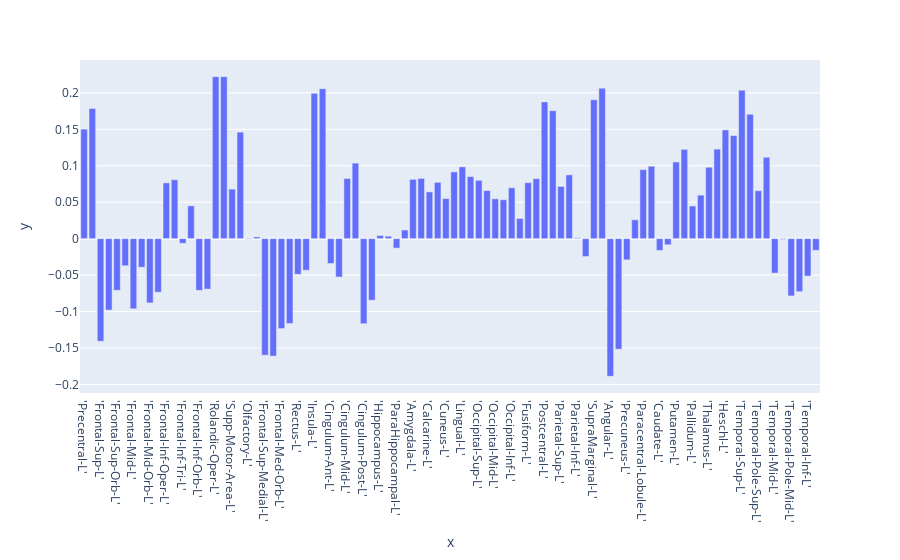
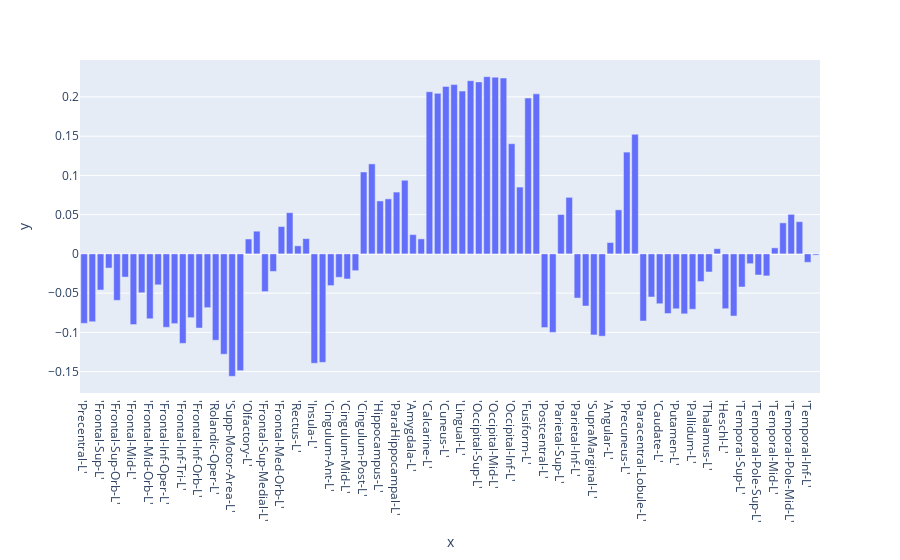
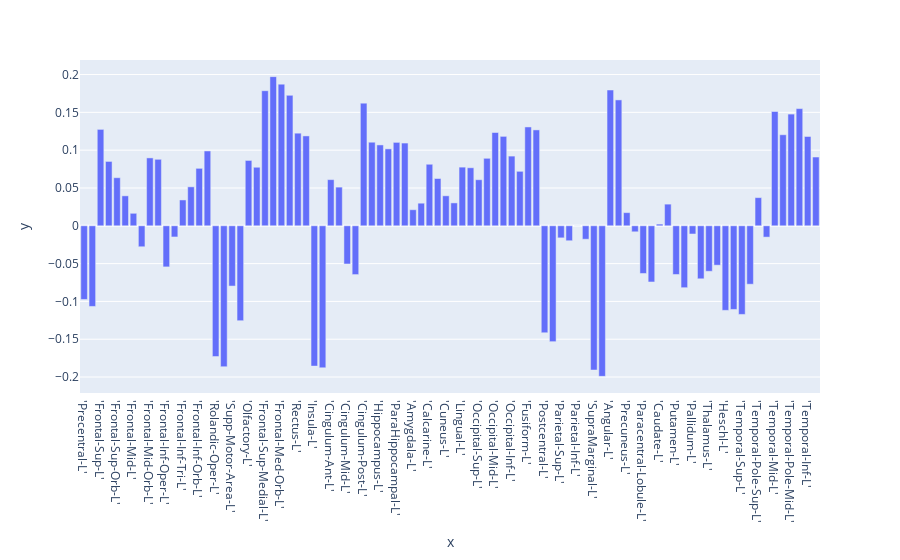
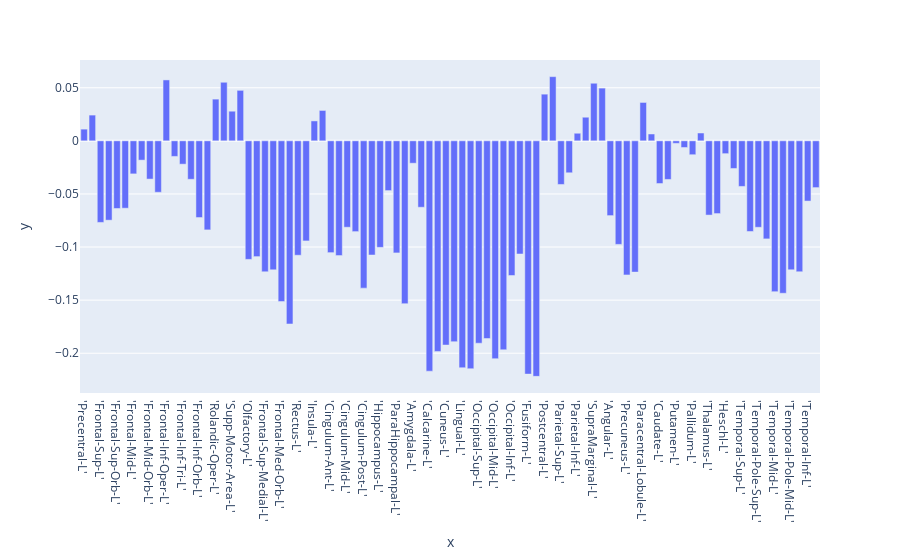

Write notebook code for charts like these, in order.
### Code cell
import pandas as pd
labels = pd.read_csv("AALlabels.csv")
label=labels['labels'].values
import plotly.express as px
for model in range(K):
    print(f"Model {model}:  , kappa = {kappa_est[model]}")
    fig = px.bar(y=mu_est[:,model].detach().numpy(),x=label)
    #fig.update_layout(width=300)
    fig.show()

### Figure 1 — Plotly figure (JSON) as saved in the notebook; plotly's stock layout.template omitted (floating-point values rounded to 4 significant figures)
{"data": [{"alignmentgroup": "True", "hovertemplate": "x=%{x}<br>y=%{y}<extra></extra>", "legendgroup": "", "marker": {"color": "#636efa", "pattern": {"shape": ""}}, "name": "", "offsetgroup": "", "orientation": "v", "showlegend": false, "textposition": "auto", "type": "bar", "x": ["'Precentral-L'", "'Precentral-R'", "'Frontal-Sup-L'", "'Frontal-Sup-R'", "'Frontal-Sup-Orb-L'", "'Frontal-Sup-Orb-R'", "'Frontal-Mid-L'", "'Frontal-Mid-R'", "'Frontal-Mid-Orb-L'", "'Frontal-Mid-Orb-R'", "'Frontal-Inf-Oper-L'", "'Frontal-Inf-Oper-R'", "'Frontal-Inf-Tri-L'", "'Frontal-Inf-Tri-R'", "'Frontal-Inf-Orb-L'", "'Frontal-Inf-Orb-R'", "'Rolandic-Oper-L'", "'Rolandic-Oper-R'", "'Supp-Motor-Area-L'", "'Supp-Motor-Area-R'", "'Olfactory-L'", "'Olfactory-R'", "'Frontal-Sup-Medial-L'", "'Frontal-Sup-Medial-R'", "'Frontal-Med-Orb-L'", "'Frontal-Med-Orb-R'", "'Rectus-L'", "'Rectus-R'", "'Insula-L'", "'Insula-R'", "'Cingulum-Ant-L'", "'Cingulum-Ant-R'", "'Cingulum-Mid-L'", "'Cingulum-Mid-R'", "'Cingulum-Post-L'", "'Cingulum-Post-R'", "'Hippocampus-L'", "'Hippocampus-R'", "'ParaHippocampal-L'", "'ParaHippocampal-R'", "'Amygdala-L'", "'Amygdala-R'", "'Calcarine-L'", "'Calcarine-R'", "'Cuneus-L'", "'Cuneus-R'", "'Lingual-L'", "'Lingual-R'", "'Occipital-Sup-L'", "'Occipital-Sup-R'", "'Occipital-Mid-L'", "'Occipital-Mid-R'", "'Occipital-Inf-L'", "'Occipital-Inf-R'", "'Fusiform-L'", "'Fusiform-R'", "'Postcentral-L'", "'Postcentral-R'", "'Parietal-Sup-L'", "'Parietal-Sup-R'", "'Parietal-Inf-L'", "'Parietal-Inf-R'", "'SupraMarginal-L'", "'SupraMarginal-R'", "'Angular-L'", "'Angular-R'", "'Precuneus-L'", "'Precuneus-R'", "'Paracentral-Lobule-L'", "'Paracentral-Lobule-R'", "'Caudate-L'", "'Caudate-R'", "'Putamen-L'", "'Putamen-R'", "'Pallidum-L'", "'Pallidum-R'", "'Thalamus-L'", "'Thalamus-R'", "'Heschl-L'", "'Heschl-R'", "'Temporal-Sup-L'", "'Temporal-Sup-R'", "'Temporal-Pole-Sup-L'", "'Temporal-Pole-Sup-R'", "'Temporal-Mid-L'", "'Temporal-Mid-R'", "'Temporal-Pole-Mid-L'", "'Temporal-Pole-Mid-R'", "'Temporal-Inf-L'", "'Temporal-Inf-R'"], "xaxis": "x", "y": [0.1503, 0.1786, -0.1408, -0.09803, -0.07087, -0.03713, -0.09626, -0.0392, -0.08821, -0.07344, 0.07653, 0.08085, -0.006337, 0.04504, -0.07096, -0.06919, 0.2223, 0.2223, 0.06793, 0.1461, -0.0006861, 0.002366, -0.16, -0.1611, -0.1234, -0.1164, -0.04887, -0.04329, 0.1994, 0.2058, -0.03407, -0.05266, 0.08256, 0.1036, -0.1167, -0.08445, 0.004298, 0.003408, -0.01295, 0.01184, 0.08141, 0.08265, 0.06418, 0.07729, 0.05498, 0.09158, 0.09858, 0.08514, 0.08, 0.06596, 0.05469, 0.05334, 0.06987, 0.02769, 0.0768, 0.08235, 0.1877, 0.1755, 0.07166, 0.08753, 0.001139, -0.02449, 0.1907, 0.2065, -0.189, -0.1517, -0.0291, 0.02586, 0.09464, 0.09938, -0.01611, -0.008422, 0.1052, 0.1226, 0.04483, 0.05971, 0.09796, 0.1229, 0.1492, 0.1414, 0.2037, 0.1707, 0.06576, 0.1117, -0.04723, -0.001045, -0.07859, -0.07271, -0.05134, -0.01601], "yaxis": "y"}], "layout": {"barmode": "relative", "legend": {"tracegroupgap": 0}, "margin": {"t": 60}, "xaxis": {"anchor": "y", "domain": [0, 1], "title": {"text": "x"}}, "yaxis": {"anchor": "x", "domain": [0, 1], "title": {"text": "y"}}}}

### Figure 2 — Plotly figure (JSON) as saved in the notebook; plotly's stock layout.template omitted (floating-point values rounded to 4 significant figures)
{"data": [{"alignmentgroup": "True", "hovertemplate": "x=%{x}<br>y=%{y}<extra></extra>", "legendgroup": "", "marker": {"color": "#636efa", "pattern": {"shape": ""}}, "name": "", "offsetgroup": "", "orientation": "v", "showlegend": false, "textposition": "auto", "type": "bar", "x": ["'Precentral-L'", "'Precentral-R'", "'Frontal-Sup-L'", "'Frontal-Sup-R'", "'Frontal-Sup-Orb-L'", "'Frontal-Sup-Orb-R'", "'Frontal-Mid-L'", "'Frontal-Mid-R'", "'Frontal-Mid-Orb-L'", "'Frontal-Mid-Orb-R'", "'Frontal-Inf-Oper-L'", "'Frontal-Inf-Oper-R'", "'Frontal-Inf-Tri-L'", "'Frontal-Inf-Tri-R'", "'Frontal-Inf-Orb-L'", "'Frontal-Inf-Orb-R'", "'Rolandic-Oper-L'", "'Rolandic-Oper-R'", "'Supp-Motor-Area-L'", "'Supp-Motor-Area-R'", "'Olfactory-L'", "'Olfactory-R'", "'Frontal-Sup-Medial-L'", "'Frontal-Sup-Medial-R'", "'Frontal-Med-Orb-L'", "'Frontal-Med-Orb-R'", "'Rectus-L'", "'Rectus-R'", "'Insula-L'", "'Insula-R'", "'Cingulum-Ant-L'", "'Cingulum-Ant-R'", "'Cingulum-Mid-L'", "'Cingulum-Mid-R'", "'Cingulum-Post-L'", "'Cingulum-Post-R'", "'Hippocampus-L'", "'Hippocampus-R'", "'ParaHippocampal-L'", "'ParaHippocampal-R'", "'Amygdala-L'", "'Amygdala-R'", "'Calcarine-L'", "'Calcarine-R'", "'Cuneus-L'", "'Cuneus-R'", "'Lingual-L'", "'Lingual-R'", "'Occipital-Sup-L'", "'Occipital-Sup-R'", "'Occipital-Mid-L'", "'Occipital-Mid-R'", "'Occipital-Inf-L'", "'Occipital-Inf-R'", "'Fusiform-L'", "'Fusiform-R'", "'Postcentral-L'", "'Postcentral-R'", "'Parietal-Sup-L'", "'Parietal-Sup-R'", "'Parietal-Inf-L'", "'Parietal-Inf-R'", "'SupraMarginal-L'", "'SupraMarginal-R'", "'Angular-L'", "'Angular-R'", "'Precuneus-L'", "'Precuneus-R'", "'Paracentral-Lobule-L'", "'Paracentral-Lobule-R'", "'Caudate-L'", "'Caudate-R'", "'Putamen-L'", "'Putamen-R'", "'Pallidum-L'", "'Pallidum-R'", "'Thalamus-L'", "'Thalamus-R'", "'Heschl-L'", "'Heschl-R'", "'Temporal-Sup-L'", "'Temporal-Sup-R'", "'Temporal-Pole-Sup-L'", "'Temporal-Pole-Sup-R'", "'Temporal-Mid-L'", "'Temporal-Mid-R'", "'Temporal-Pole-Mid-L'", "'Temporal-Pole-Mid-R'", "'Temporal-Inf-L'", "'Temporal-Inf-R'"], "xaxis": "x", "y": [-0.08848, -0.08647, -0.04604, -0.01806, -0.0592, -0.02955, -0.09003, -0.04959, -0.08269, -0.03943, -0.09355, -0.08888, -0.114, -0.08125, -0.09449, -0.0685, -0.11, -0.1279, -0.156, -0.1488, 0.01899, 0.02893, -0.04808, -0.02234, 0.03485, 0.05248, 0.01027, 0.01945, -0.1394, -0.1382, -0.04041, -0.02984, -0.03197, -0.02139, 0.1044, 0.1147, 0.06745, 0.07012, 0.07875, 0.09379, 0.02459, 0.01911, 0.2066, 0.2045, 0.2134, 0.2157, 0.2074, 0.2207, 0.2191, 0.2258, 0.2252, 0.2241, 0.1404, 0.08512, 0.1986, 0.2039, -0.09384, -0.1, 0.05016, 0.07207, -0.05628, -0.06643, -0.1033, -0.1049, 0.01446, 0.05612, 0.1297, 0.1524, -0.08551, -0.05495, -0.06352, -0.07599, -0.06995, -0.07641, -0.07055, -0.03525, -0.02304, 0.006628, -0.06984, -0.07921, -0.04223, -0.01249, -0.0269, -0.02804, 0.007699, 0.03951, 0.05033, 0.04101, -0.01074, -0.001574], "yaxis": "y"}], "layout": {"barmode": "relative", "legend": {"tracegroupgap": 0}, "margin": {"t": 60}, "xaxis": {"anchor": "y", "domain": [0, 1], "title": {"text": "x"}}, "yaxis": {"anchor": "x", "domain": [0, 1], "title": {"text": "y"}}}}

### Figure 3 — Plotly figure (JSON) as saved in the notebook; plotly's stock layout.template omitted (floating-point values rounded to 4 significant figures)
{"data": [{"alignmentgroup": "True", "hovertemplate": "x=%{x}<br>y=%{y}<extra></extra>", "legendgroup": "", "marker": {"color": "#636efa", "pattern": {"shape": ""}}, "name": "", "offsetgroup": "", "orientation": "v", "showlegend": false, "textposition": "auto", "type": "bar", "x": ["'Precentral-L'", "'Precentral-R'", "'Frontal-Sup-L'", "'Frontal-Sup-R'", "'Frontal-Sup-Orb-L'", "'Frontal-Sup-Orb-R'", "'Frontal-Mid-L'", "'Frontal-Mid-R'", "'Frontal-Mid-Orb-L'", "'Frontal-Mid-Orb-R'", "'Frontal-Inf-Oper-L'", "'Frontal-Inf-Oper-R'", "'Frontal-Inf-Tri-L'", "'Frontal-Inf-Tri-R'", "'Frontal-Inf-Orb-L'", "'Frontal-Inf-Orb-R'", "'Rolandic-Oper-L'", "'Rolandic-Oper-R'", "'Supp-Motor-Area-L'", "'Supp-Motor-Area-R'", "'Olfactory-L'", "'Olfactory-R'", "'Frontal-Sup-Medial-L'", "'Frontal-Sup-Medial-R'", "'Frontal-Med-Orb-L'", "'Frontal-Med-Orb-R'", "'Rectus-L'", "'Rectus-R'", "'Insula-L'", "'Insula-R'", "'Cingulum-Ant-L'", "'Cingulum-Ant-R'", "'Cingulum-Mid-L'", "'Cingulum-Mid-R'", "'Cingulum-Post-L'", "'Cingulum-Post-R'", "'Hippocampus-L'", "'Hippocampus-R'", "'ParaHippocampal-L'", "'ParaHippocampal-R'", "'Amygdala-L'", "'Amygdala-R'", "'Calcarine-L'", "'Calcarine-R'", "'Cuneus-L'", "'Cuneus-R'", "'Lingual-L'", "'Lingual-R'", "'Occipital-Sup-L'", "'Occipital-Sup-R'", "'Occipital-Mid-L'", "'Occipital-Mid-R'", "'Occipital-Inf-L'", "'Occipital-Inf-R'", "'Fusiform-L'", "'Fusiform-R'", "'Postcentral-L'", "'Postcentral-R'", "'Parietal-Sup-L'", "'Parietal-Sup-R'", "'Parietal-Inf-L'", "'Parietal-Inf-R'", "'SupraMarginal-L'", "'SupraMarginal-R'", "'Angular-L'", "'Angular-R'", "'Precuneus-L'", "'Precuneus-R'", "'Paracentral-Lobule-L'", "'Paracentral-Lobule-R'", "'Caudate-L'", "'Caudate-R'", "'Putamen-L'", "'Putamen-R'", "'Pallidum-L'", "'Pallidum-R'", "'Thalamus-L'", "'Thalamus-R'", "'Heschl-L'", "'Heschl-R'", "'Temporal-Sup-L'", "'Temporal-Sup-R'", "'Temporal-Pole-Sup-L'", "'Temporal-Pole-Sup-R'", "'Temporal-Mid-L'", "'Temporal-Mid-R'", "'Temporal-Pole-Mid-L'", "'Temporal-Pole-Mid-R'", "'Temporal-Inf-L'", "'Temporal-Inf-R'"], "xaxis": "x", "y": [-0.09741, -0.1066, 0.1275, 0.0851, 0.06357, 0.0396, 0.01651, -0.02773, 0.08976, 0.08791, -0.05434, -0.01478, 0.03415, 0.05151, 0.07596, 0.09894, -0.1729, -0.1863, -0.0797, -0.1255, 0.0864, 0.07741, 0.1786, 0.1972, 0.1873, 0.1725, 0.1225, 0.1188, -0.1856, -0.1878, 0.06102, 0.05113, -0.05049, -0.06452, 0.1621, 0.1105, 0.1069, 0.1017, 0.1103, 0.1094, 0.02123, 0.02988, 0.08135, 0.06253, 0.03964, 0.03027, 0.07755, 0.0767, 0.06091, 0.08923, 0.1233, 0.1182, 0.09215, 0.07202, 0.1307, 0.1268, -0.1414, -0.1532, -0.01596, -0.01977, -4.935e-05, -0.01778, -0.1907, -0.1991, 0.1795, 0.1665, 0.01739, -0.007953, -0.06305, -0.07428, 0.002237, 0.02864, -0.0644, -0.08185, -0.01083, -0.07009, -0.06014, -0.0521, -0.1118, -0.1106, -0.1172, -0.07725, 0.03725, -0.01497, 0.1511, 0.1204, 0.1477, 0.1549, 0.1181, 0.09092], "yaxis": "y"}], "layout": {"barmode": "relative", "legend": {"tracegroupgap": 0}, "margin": {"t": 60}, "xaxis": {"anchor": "y", "domain": [0, 1], "title": {"text": "x"}}, "yaxis": {"anchor": "x", "domain": [0, 1], "title": {"text": "y"}}}}

### Figure 4 — Plotly figure (JSON) as saved in the notebook; plotly's stock layout.template omitted (floating-point values rounded to 4 significant figures)
{"data": [{"alignmentgroup": "True", "hovertemplate": "x=%{x}<br>y=%{y}<extra></extra>", "legendgroup": "", "marker": {"color": "#636efa", "pattern": {"shape": ""}}, "name": "", "offsetgroup": "", "orientation": "v", "showlegend": false, "textposition": "auto", "type": "bar", "x": ["'Precentral-L'", "'Precentral-R'", "'Frontal-Sup-L'", "'Frontal-Sup-R'", "'Frontal-Sup-Orb-L'", "'Frontal-Sup-Orb-R'", "'Frontal-Mid-L'", "'Frontal-Mid-R'", "'Frontal-Mid-Orb-L'", "'Frontal-Mid-Orb-R'", "'Frontal-Inf-Oper-L'", "'Frontal-Inf-Oper-R'", "'Frontal-Inf-Tri-L'", "'Frontal-Inf-Tri-R'", "'Frontal-Inf-Orb-L'", "'Frontal-Inf-Orb-R'", "'Rolandic-Oper-L'", "'Rolandic-Oper-R'", "'Supp-Motor-Area-L'", "'Supp-Motor-Area-R'", "'Olfactory-L'", "'Olfactory-R'", "'Frontal-Sup-Medial-L'", "'Frontal-Sup-Medial-R'", "'Frontal-Med-Orb-L'", "'Frontal-Med-Orb-R'", "'Rectus-L'", "'Rectus-R'", "'Insula-L'", "'Insula-R'", "'Cingulum-Ant-L'", "'Cingulum-Ant-R'", "'Cingulum-Mid-L'", "'Cingulum-Mid-R'", "'Cingulum-Post-L'", "'Cingulum-Post-R'", "'Hippocampus-L'", "'Hippocampus-R'", "'ParaHippocampal-L'", "'ParaHippocampal-R'", "'Amygdala-L'", "'Amygdala-R'", "'Calcarine-L'", "'Calcarine-R'", "'Cuneus-L'", "'Cuneus-R'", "'Lingual-L'", "'Lingual-R'", "'Occipital-Sup-L'", "'Occipital-Sup-R'", "'Occipital-Mid-L'", "'Occipital-Mid-R'", "'Occipital-Inf-L'", "'Occipital-Inf-R'", "'Fusiform-L'", "'Fusiform-R'", "'Postcentral-L'", "'Postcentral-R'", "'Parietal-Sup-L'", "'Parietal-Sup-R'", "'Parietal-Inf-L'", "'Parietal-Inf-R'", "'SupraMarginal-L'", "'SupraMarginal-R'", "'Angular-L'", "'Angular-R'", "'Precuneus-L'", "'Precuneus-R'", "'Paracentral-Lobule-L'", "'Paracentral-Lobule-R'", "'Caudate-L'", "'Caudate-R'", "'Putamen-L'", "'Putamen-R'", "'Pallidum-L'", "'Pallidum-R'", "'Thalamus-L'", "'Thalamus-R'", "'Heschl-L'", "'Heschl-R'", "'Temporal-Sup-L'", "'Temporal-Sup-R'", "'Temporal-Pole-Sup-L'", "'Temporal-Pole-Sup-R'", "'Temporal-Mid-L'", "'Temporal-Mid-R'", "'Temporal-Pole-Mid-L'", "'Temporal-Pole-Mid-R'", "'Temporal-Inf-L'", "'Temporal-Inf-R'"], "xaxis": "x", "y": [0.01103, 0.02425, -0.07682, -0.07471, -0.0637, -0.06342, -0.03111, -0.01816, -0.03602, -0.04842, 0.05736, -0.01467, -0.02197, -0.0362, -0.07221, -0.08384, 0.03929, 0.05517, 0.02791, 0.04755, -0.1116, -0.109, -0.1233, -0.1215, -0.1513, -0.1725, -0.1077, -0.09425, 0.01876, 0.02862, -0.1053, -0.108, -0.08136, -0.08548, -0.1387, -0.1075, -0.1003, -0.04684, -0.1055, -0.1533, -0.02107, -0.06254, -0.2169, -0.1983, -0.1923, -0.1891, -0.2136, -0.2146, -0.1905, -0.1861, -0.2051, -0.1968, -0.1268, -0.1066, -0.2196, -0.2218, 0.04397, 0.06045, -0.04107, -0.03007, 0.007157, 0.02224, 0.05424, 0.04967, -0.0704, -0.0975, -0.1263, -0.1236, 0.03616, 0.006456, -0.04018, -0.03634, -0.002362, -0.006245, -0.01305, 0.007372, -0.0699, -0.06849, -0.01206, -0.02603, -0.04293, -0.08536, -0.0814, -0.09233, -0.142, -0.1435, -0.1215, -0.1233, -0.0567, -0.04403], "yaxis": "y"}], "layout": {"barmode": "relative", "legend": {"tracegroupgap": 0}, "margin": {"t": 60}, "xaxis": {"anchor": "y", "domain": [0, 1], "title": {"text": "x"}}, "yaxis": {"anchor": "x", "domain": [0, 1], "title": {"text": "y"}}}}
